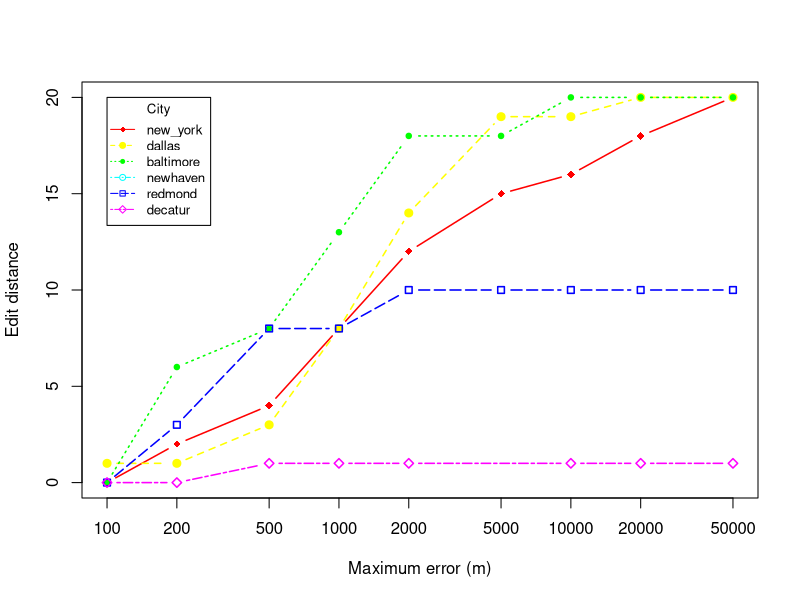

Source code (R):
# Create Line Chart

jpeg("./../hospitals/medians_across_city_si_20.jpg")

# convert factor to numeric for convenience 
Medians <- read.csv("./../hospitals/medians_across_city_si_20.csv")
locations <- c("new_york","dallas","baltimore","newhaven","redmond","decatur")
nlocations <- length(locations)

# get the range for the x and y axis 
xrange <- range(Medians$skew)
yrange <- range(Medians$distortion)

# set up the plot 
plot(xrange, yrange, type="n", xlab="Maximum error (m)", log="x",
  	      ylab="Edit distance") 
colors <- rainbow(nlocations)
linetype <- c(1:nlocations) 
plotchar <- seq(18,18+nlocations,1)

# add lines 
for (i in 1:nlocations) { 
  city <- subset(Medians, location==locations[i])
  lines(sort(city$skew), sort(city$distortion), type="b", lwd=1.5,
    lty=linetype[i], col=colors[i], pch=plotchar[i])
} 

# add a title and subtitle 
title("")

# add a legend 
legend(xrange[1], yrange[2], locations, cex=0.8, col=colors,
  		   pch=plotchar, lty=linetype, title="City")

dev.off()
